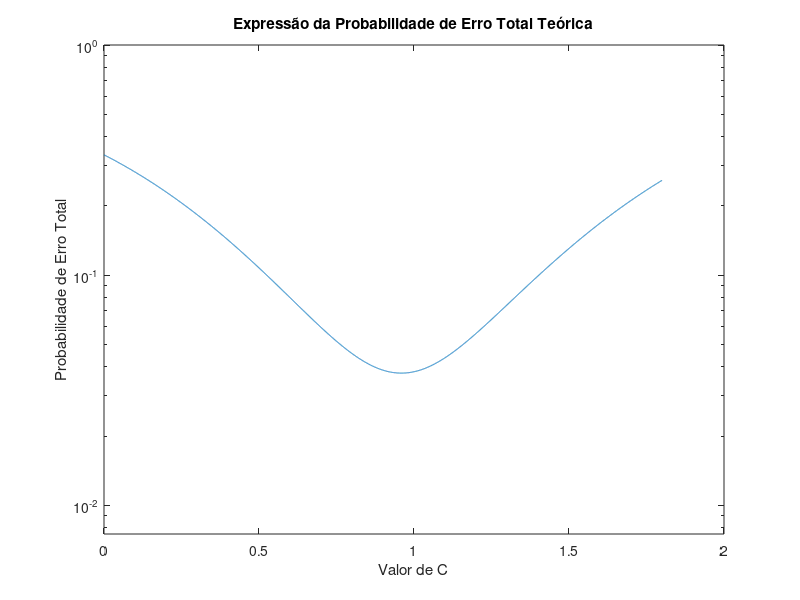

Here is the MATLAB script that generated this plot:
%Definição das Constantes do Problema
a = 1.8;
N = sqrt(0.25);
b = -2.1;
c = linspace(0, a, 10000);
%Expressão Teórica do Erro Total Do Sistema
theoric_function = 1/3* (2*qfunc(abs(c)/N) + qfunc(abs(c-b)/N) + qfunc(abs(c+a)/N) + (qfunc(abs(-c+a)/N)-qfunc(abs(-c-a)/N)) + (qfunc(abs(-c-b)/N)-qfunc(abs(-c+b)/N)) );
%Cálculo do valor mínimo da Probabilidade de Erro Total
[min_val, min_index] = min(theoric_function);
min_prob_error = min_val;
min_c_value = c(min_index);

%PRepresentação Gráfica da Probabilidade de Erro Total do Sistema
semilogy(c, theoric_function);
title("Expressão da Probabilidade de Erro Total Teórica");
xlabel("Valor de C");
ylabel("Probabilidade de Erro Total");
ylim([min_prob_error/5 1]);

fprintf('Menor Probabilidade de Erro: %.10f\n C igual a: %4f\n ', min_prob_error,min_c_value);
